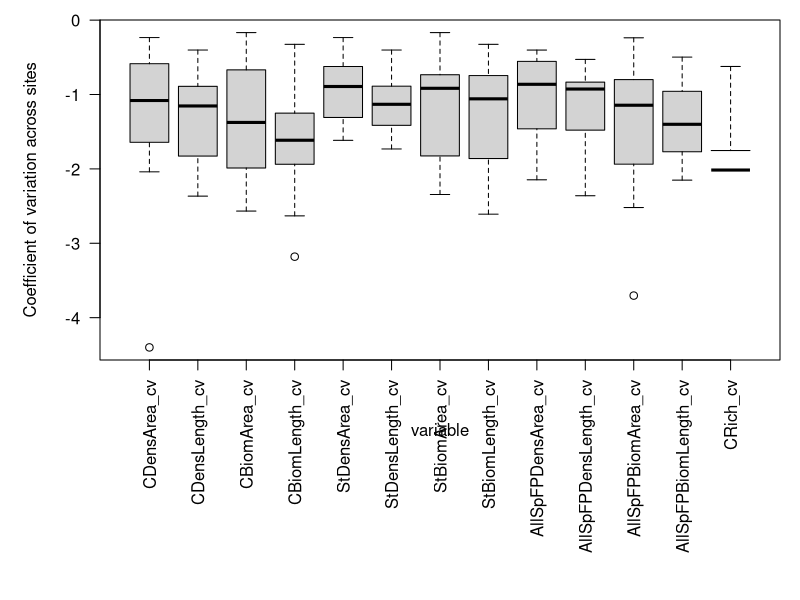
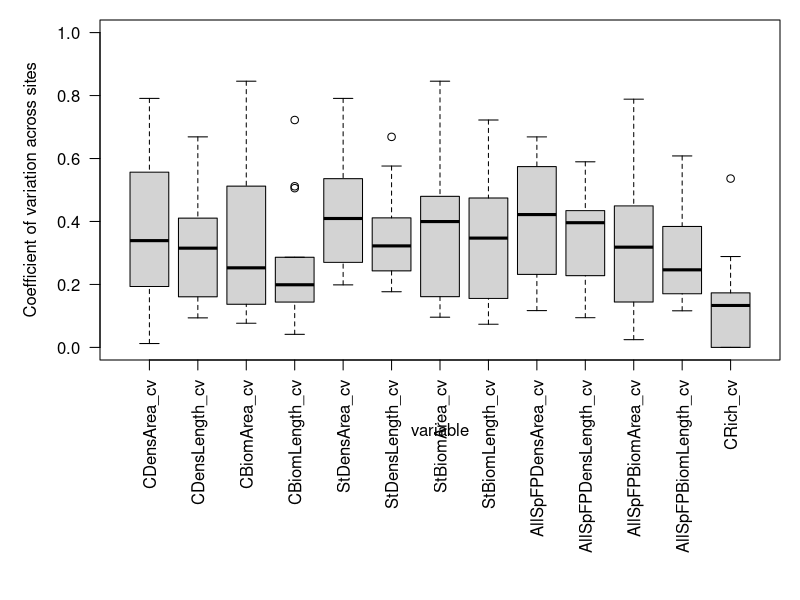
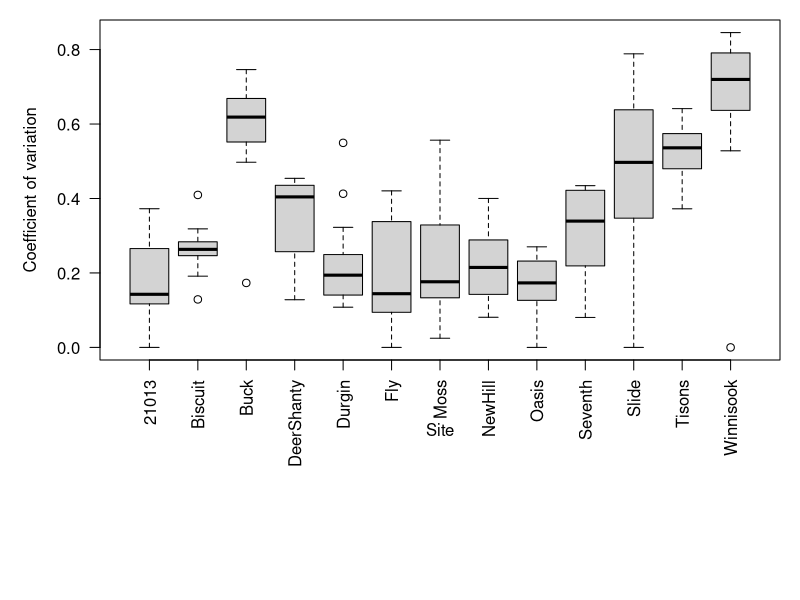
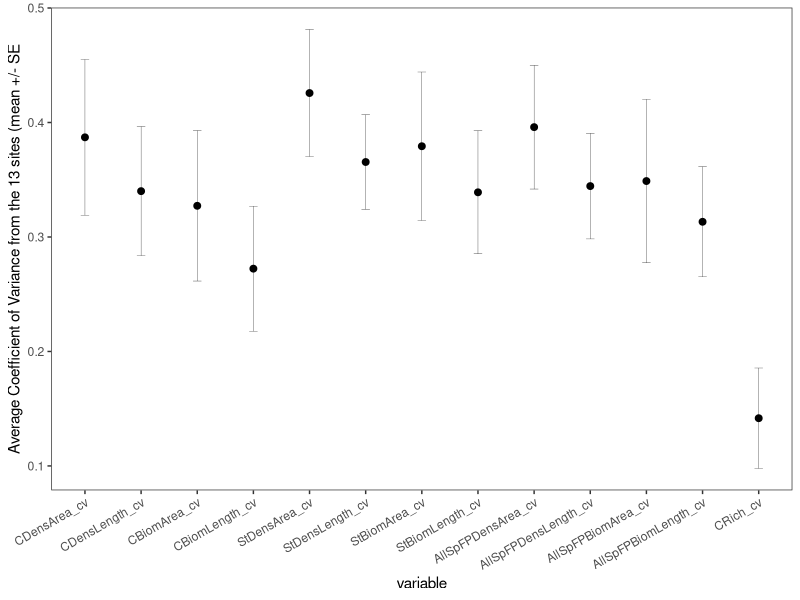
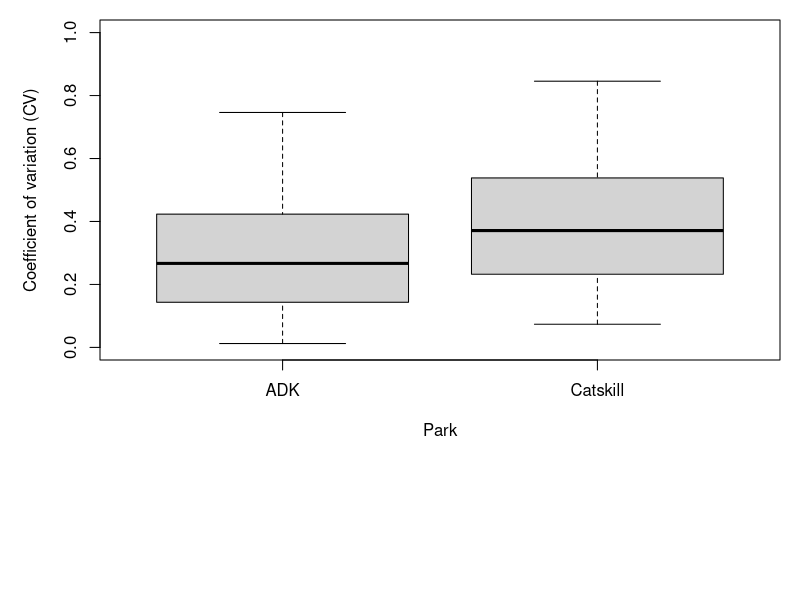
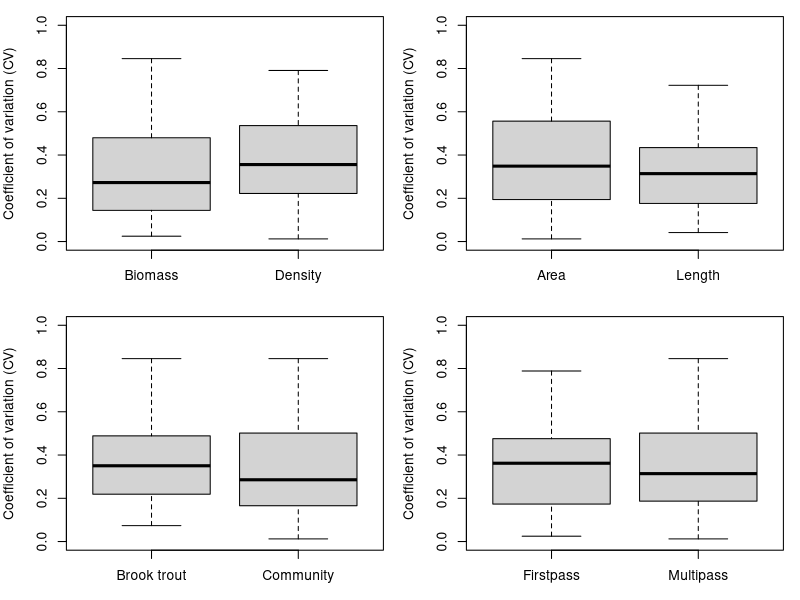
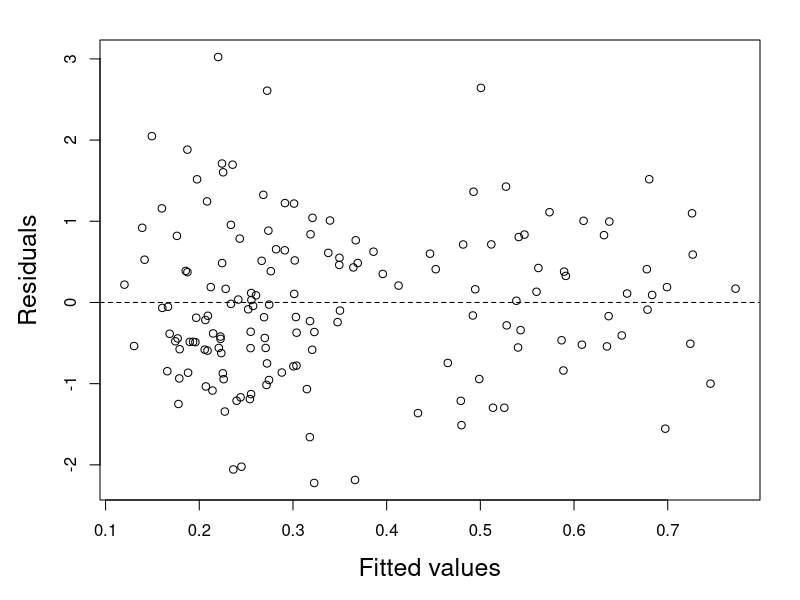
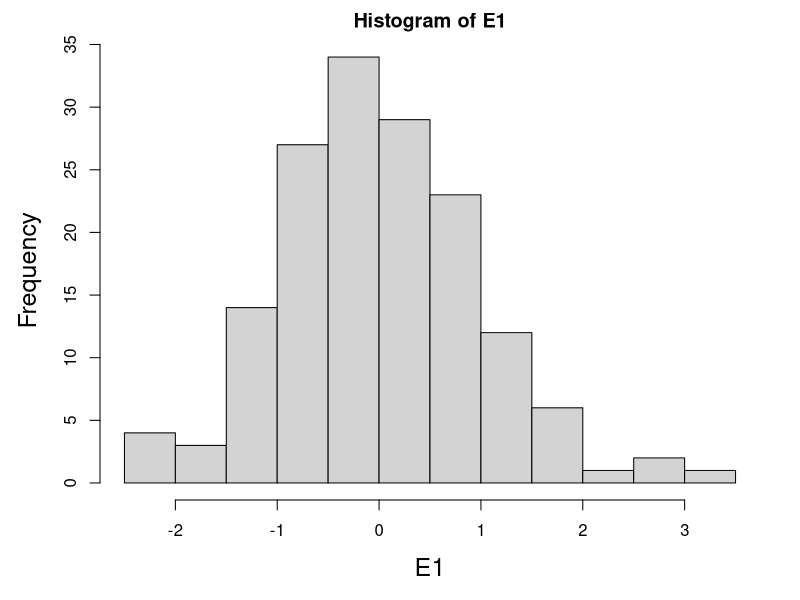

Here is the R script that generated these plots, in order: (Note: this script raises an error after producing the figures.)
# Required packages -----

# The following packages must be installed before
# this script can be run:
libraries = c(
  'akima',
  'ggplot2',
  'lme4',
  'lmerTest',
  'plyr',
  'reshape',
  'nlme'
  )

lapply(libraries, require, character.only = TRUE)

# Function declaration -----
# . summarySE -----
# This code was adapted from SG's Honnedaga Inverts graphing script
# Helper function from http://www.cookbook-r.com/Graphs/Plotting_means_and_error_bars_(ggplot2)/
# to produce summary stats (including SEs) for the dataset
  summarySE <- function(data=NULL,
                        measurevar,
                        groupvars=NULL,
                        na.rm=FALSE,
                        conf.interval=.95,
                        .drop=TRUE) {
    
    # New version of length which can handle NA's:
    # if na.rm==T, don't count them
    length2 <- function (x, na.rm=FALSE) {
      if (na.rm) sum(!is.na(x))
      else       length(x)
    }
    
    # This does the summary. For each group's
    # data frame, return a vector with
    # N, mean, and sd
    datac <- plyr::ddply(.data = data,
                         .variables = groupvars,
                         .drop=.drop,
                         .fun = function(xx, col) {
                           c(N    = length2(xx[[col]], na.rm=na.rm),
                             mean = mean   (xx[[col]], na.rm=na.rm),
                             sd   = sd     (xx[[col]], na.rm=na.rm)
                           )
                         },
                         measurevar
          )
    
    # Rename the "mean" column    
      datac <- rename(datac, c("mean" = measurevar))
    # Calculate standard error of the mean
    datac$se <- datac$sd / sqrt(datac$N)  
    
    # Confidence interval multiplier for standard error
    # Calculate t-statistic for confidence interval: 
    # e.g., if conf.interval is .95, use .975 (above/below), and use df=N-1
      ciMult <- qt(conf.interval/2 + .5, datac$N-1)
      datac$ci <- datac$se * ciMult
    
    return(datac)
  }


# Data prep -----

# ** STOP **
# Set a working directory if not in an R project or
# if you haven't set one yet.
  #setwd("C:/NYBackup/Fish/Neversink&ADK_TempVariability_2016")


# . Data manipulation -----
# Read in the data
  streamdata <- read.csv("TempVarDataForR_3-1-18.csv")

# Tabulate number of samples from each site
  table(streamdata$Site)

# Create new variables with shorter names
# Make a list of column names to replace
  oldnames <- c(
                'Community.density..No.0.1ha..by.area',
                'Community.biomass..g.0.1ha..by.area',
                'ST.Density..No.0.1.ha..by.area',
                'ST.Biomass..g.0.1.ha..by.area',
                'First.Pass.All.Species.density..No.0.1ha..by.area',
                'First.Pass.All.Species.Biomass..g.0.1ha..by.area',
                'Community.density..No..100.m..by.length',
                'Community.biomass..g.100.m..by.length',
                'brook.trout.Density..No.100m..by.length',
                'brook.trout.Biomass..g.100m..by.length',
                'First.Pass.All.Species.density..No.100m..by.length',
                'First.Pass.All.Species.Biomass..g.100.m..by.length',
                'Community.richness'
                )
  
# Make a list of names to use as newnamess
  newnames <- c(
                  'CDensArea',
                  'CBiomArea',
                  'StDensArea',
                  'StBiomArea',
                  'AllSpFPDensArea',
                  'AllSpFPBiomArea',
                  'CDensLength',
                  'CBiomLength',
                  'StDensLength',
                  'StBiomLength',
                  'AllSpFPDensLength',
                  'AllSpFPBiomLength',
                  'CRich'
                  )
  
  
# Replace the long column names with the shorter version
  names(streamdata)[names(streamdata) %in% oldnames] <- newnames

# Make a new dataframe with just the first few columns and the 
# columns that got new names
  TempVar <- 
    data.frame(
      streamdata[ , c(1:3,
                      which(names(streamdata) %in% newnames)
                      )])
  
  
# . Summary statistics -----
# Use the summarySE function sourced in 'functions.R' to 
# calculate standard deviation, standard error of the mean,
# and a (default 95%) confidence interval

# Pre-allocate memory
  out = vector(mode='list', length = ncol(TempVar)-3)
  
# Loop through the desired columns and put results in list
  for(i in 4:ncol(TempVar)){
    
    # Set up a temporary dataframe to pass to summarySE
      var <- TempVar[ , c(2:3, i)]
    
    # Calculate summary stats for the selected variable
      mids <-  summarySE(
               var, 
               assign('measurevar', names(var)[3]),
               groupvars = c('Site') 
               )

    # Assign name to list element based on the variable of interest
      names(out)[i-3] <- paste('Sum_', names(TempVar)[i])
    
    # Save the dataframe to the corresponding list element
      out[[i-3]] <- mids
      
    # Give the dataframe some names
      names(out[[i-3]]) <- c('Site', 'N', names(mids)[3],
                             paste0(
                               names(var)[3], 
                               '_',
                               names(mids)[4:ncol(mids)]
                             ))
  } # i

# Calculate the coefficient of variation (cv) for each dataframe in the list
# and add it as a column. Probably a better way to do this with
# mapply or lapply functions
  for(i in 1:length(out)){
    out[[i]]$cv = out[[i]][,4]/out[[i]][,3]
    names(out[[i]])[names(out[[i]])=='cv'] <- paste0(
      names(out[[i]])[3],
      '_cv'
    )
  }

# Merge all dataframes in list through a
# series of left joins on 'Site' and 'N' 
### DSS: can't figure out how to do this without
### loading dplyr here.
  library(dplyr)
  comps = out %>% Reduce(
    function(dtf1,dtf2) left_join(dtf1, dtf2,by=c("Site", "N")), .
    )
  detach("package:dplyr", unload=TRUE)

# Extract CVs for each metric with Site
  CVshort_unorg = comps[ , c(1, grep('_cv', names(comps)))]
  
# Reorder columns to produce a more interpretable graph (and to compare to graph I made with original script to see if new script had errors)  
  CVshort <- CVshort_unorg[c(1, 2, 8, 3, 9, 4, 10, 5, 11, 6, 12, 7, 13, 14)]
  
# . Data screening -----  
# Restructure data to long form for 
# graphing (put all data in one column)
  CVs <- reshape::melt(CVshort, id=c("Site"))

# Boxplot showing log-transformed CVs by metric across sites
  par(mar=c(12,5,1,1))
  boxplot(log(value) ~ variable,
          data = CVs,
          ylab = "Coefficient of variation across sites", las=2)

  # Boxplot showing untransformed CVs by metric across sites
    par(mar=c(12,5,1,1))
    boxplot(value ~ variable,
            data = CVs, ylim=c(0,1),
            ylab = "Coefficient of variation across sites", las=2)  
    
  # Boxplot showing CVs by site across metrics
    boxplot(value ~ Site,
            data = CVs,
            ylab = "Coefficient of variation", las=2)
  
# Produces summary statistics for the CVs for each metric 
# across sites
  Sum_CVs <- summarySE(CVs,
                       measurevar="value",
                       groupvars=c("variable"))

# Plot of mean CV (+/- 1SE) for each metric across sites
  ggplot2::ggplot(
    Sum_CVs,aes(x=variable, y=value)) +
    geom_errorbar(aes(ymin=value-se, ymax=value+se),
                  width=.15, size=0.1) + 
    geom_point(size=2) + 
    ylab("Average Coefficient of Variance from the 13 sites (mean +/- SE") +
    theme_bw() + 
    theme(panel.grid.major = element_blank(),
          panel.grid.minor = element_blank(), #remove gridlines
          axis.text.x = element_text(angle = 30, hjust = 1)) #rotate text angle

  
# Mixed model to analyze CV -----
# . Data read and screening -----
  # Read in new CSV file with 4 factor columns added to
  # the exported file above, note that this file excludes richness
  CVs_Cat <- read.csv("CVs_categories_3-2-18.csv")
  
  #Add column for "Park" to denote an Adirondack or Catskill site - will be useful later for diagnostics
  CVs_Cat$Park <- c('ADK', 'Catskill', 'ADK', 'Catskill', 'ADK', 'ADK', 'ADK', 'Catskill', 'Catskill', 'ADK', 'Catskill','Catskill','Catskill')
  
  #Create a boxplot to show how CV differs between Adirondack and Catskill sites
  boxplot(CV ~ Park, data = CVs_Cat, ylim=c(0,1), ylab = "Coefficient of variation (CV)")

  #Create series of boxplots looking at CVs across the 4 factors
  par(mfrow = c(2, 2), mar = c(3, 4, 1, 1))
  boxplot(CV ~ DensBiom,data = CVs_Cat, ylim=c(0,1), ylab = "Coefficient of variation (CV)")
  boxplot(CV ~ LengthArea,data = CVs_Cat, ylim=c(0,1), ylab = "Coefficient of variation (CV)")
  boxplot(CV ~ CommunitySt,data = CVs_Cat, ylim=c(0,1), ylab = "Coefficient of variation (CV)")
  boxplot(CV ~ MultipassFirstPass,data = CVs_Cat, ylim=c(0,1), ylab = "Coefficient of variation (CV)")
  

# . Model -----  
# Mixed model to assess the effect of 4 factors (types of metrics) on CV
  M1 <- lme(CV ~ DensBiom + LengthArea + CommunitySt + MultipassFirstPass,
            random =~ 1 | Site, data=CVs_Cat)
  summary(M1)
  
  # Plot residuals versus fitted values to look for heterogeniety (cone shape)
    E1 <- resid(M1, type = "n")
    F1 <- fitted(M1)
    par(mfrow = c(1, 1), mar = c(5, 5, 2, 2), cex.lab = 1.5)
    plot(x = F1, 
         y = E1, 
         xlab = "Fitted values", 
         ylab = "Residuals")
    abline(h = 0, lty = 2, col = 1)
    
  # Histogram of residuals to look for non-normality.
    hist(E1)
    
  # Plot residuals by site, if we had individual boxes way above or below mean 
  # we would have a problem. If all similar then it means the random effect did its job
    par(mfrow = c(1, 1), mar = c(5, 5, 2, 2), cex.lab = 1.5)
    boxplot(E1 ~ Site, data = CVs_Cat, las=2)
    abline(h = 0)
  
  # Plot residuals by ADKs or Catskills.
    par(mfrow = c(1, 1), mar = c(5, 5, 2, 2), cex.lab = 1.5)
    boxplot(E1 ~ Park, data = CVs_Cat, las=2)
    abline(h = 0)
    
    
    
# Power analysis -----
# . Descriptive statistics for observed data -----
    
# Define metric of interest and save to var    
  var='CBiomLength'

# Create a new column in the TempVar df to hold the metric
# of interest. This "new" column can be used responsively
# in the data summary below
  TempVar$var = TempVar[[var]]
    
# Summarize sampling means and sds for each factor level
# of interest on the log scale. We use the log scale here
# to avoid simulating negative values for positive-
# definitive metrics. **NOTE**: Need to see if we can make this one
# responsive, so we just need to specify the variable at the
# start of the script.
  sites = ddply(TempVar,
                'Site',
                summarize,
                mu = mean(log(var)),
                sd = sd(log(var))
                )

# Set aside the site and column of interest in a new
# dataframe that also contains the baseline vs future
# grouping variable.
  obs = data.frame(TempVar[ , c('Site', 'var')],
                   group=0
                   )  
  
# Calculate grand mean and sd in case it is needed later on
  grand = c(mean(log(TempVar$var)), sd(log(TempVar$var)))
  
  
# . Simulation settings & inputs -----
# Decide which sample sizes to work with for each site during
# future sampling
  n = seq(1, 100, 5)
  
# Decide which effect size you are interested in as a percent
# difference in estimated means between baseline and future sample
  delta = c(0.05, 0.10, 0.15, 0.20, 0.25, 0.30)
### Potential bug with the seq fxn. When I try to define
### delta as seq(0, 0.30, 0.05), R cannot see that some
### of the elements are equal to 0.15 (all other values 
### are totally fine). This behavior carries through for
### any object created from the original, as well!
  
# Number of runs for the simulation
  nruns = 1000
    
  
# . Memory pre-allocation for simulation output -----   
# Vector to hold sample sizes used for each run
  N = vector(mode='numeric', length=nruns)    
  
# Vector to effect size
  d = vector(mode='numeric', length=nruns)  
  
# Vector to hold p-values from lmer
  p = vector(mode='numeric', length=nruns)   
    
    
# . Simulation ----- 
# Set up a progress bar
  pb <- txtProgressBar(min = 0, max = nruns, style=3, char="><> ")

# Run the simulation
  for(i in 1:nruns){  
  
  # Choose sample size
    simN = sample(n, 1, replace=TRUE)
    
  # Choose effect size (difference you want to detect) based on
  # values of delta
    eff = sample(delta, 1, replace=TRUE)
    
  # Pre-allocate memory for output
    # List to hold random samples
      samps = vector(mode='list', length=length(unique(sites$Site)))
      names(samps) = unique(sites$Site)

  # Randomly sample response based on groups, and add in the 
  # difference between sampling periods. These data will 
  # represent a sample in the future, and will be compared to 
  # the data collected 2012-2017. The direction of the change
  # is irrelevant to the power analysis, but in this case we
  # expect the response to increase due to recovery from 
  # acidification. We sample from a log normal to avoid 
  # drawing negative values from a positive definitive variable.
    for(t in 1:length(samps)){
      samps[[t]] = rlnorm(simN, mean=(sites$mu[t]), sd=sites$sd[t]) + eff*(exp(sites$mu[t])) 
    }
  
  # Make a dataframe holding sites and simulated response
    # Compile samples
      prep = do.call(rbind, samps)
      
    # Convert to long form for lmer and add a group var
      molten = data.frame(melt(prep)[ , c(1,3)], group=1)
      names(molten) = names(obs)
      
  # Sanity check to make sure the simulated data (boxes) line
  # up with our observed means. To use this code, you need to
  # change the value of delta to 0 or understand that the
  # blue dots should be delta% different than the median line
  # in the boxplots on average.
    # boxplot(var~Site, data=molten)
    # points(exp(sites$mu), pch=21, col='blue', bg='blue')
  
  # Combine the simulated data with the observed data
    combo = rbind(obs, molten)
      
  # Fit a linear mixed model to test for differences between
  # the baseline data (2012-2017) compared to future data
    test = lmer(var~group+(1|Site), data=combo)
    
  # Store the p-value for the group effect to see if the 
  # sample resulted in rejection of the null hypothesis that
  # there is no difference between sampling periods assuming
  # a Type-I error rate (alpha) of 0.05
    p[i] = c(summary(test)$coefficients["group", "Pr(>|t|)"])
    
  # Fill in any of the objects that haven't been filled in above
    N[i] = simN
    d[i] = eff
    
  # System time out for progress bar update
    Sys.sleep(0.0001)
    setTxtProgressBar(pb, i)
    
  }    
  
# Close the progress meter
  close(pb)


# . Results -----   
# Gather results into a single dataframe
  res = data.frame(N, d, p)
  
# Create an indicator for whether or not null hypothesis
# was rejected. Initialize with a zero, replace successes
# with a 1
  res$ind = 0
  res$ind[res$p<0.05] = 1
  
# Create another column that can be used to count the number
# of reps for each combination of N and d. Initialize to one so 
# we can sum them up.
  res$totes = 1
 
# Calculate the percent of tests that resulted in a successful
# rejection for each combination of N and d
  outs = ddply(res,
               c('N', 'd'),
               summarize,
               success=sum(ind)/sum(totes)
               )
  
# Contour plot of p-value by N and delta
  # Now, we will make a new dataframe that will retain three
  # columns from our data.
  	persp.test = data.frame(x=res$N,	y=res$d,	z=res$p)

  # Order the data frame
  	persp.test = persp.test[with(persp.test, order(x, y)), ]

  # Interpolate z across x and y
  	im = with(persp.test,
  	          interp(x, y, z, duplicate='mean', nx=50, ny=50)
  	          )

  # Make the contour plot
      par(mar=c(5, 5.2, 1, 10))
    # filled.contour is the function that actually makes the contour plot
  	  filled.contour(
  	    im$x,                                 # The variable to be displayed on the x-axis
  	    im$y,                                 # The variable to be displayed on the y-axis
  	    im$z,                                 # The response variable you wish to plot
  	    levels=seq(0,.5,.05),
  	    col=rev(grey.colors(11)),             # Could also choose 'terrain.colors' or 'topo.colors'. If you want the ramp to go the other way, just delete the 'rev'. Note that you will need to change the 20 in parentheses to match the number of levels that you actually have or want to display.
  	    main = '',                            # I don't like in-figure titles. You can add one, though. You will, however, need to change the 'mar' argument in the call to par above.
  	    ylim=c(min(im$y), max(im$y)),         # Set max and min of y-axis to your data range
  	    xlim=c(min(im$x), max(im$x)),         # Set max and min of x-axis to your data range
  	    xlab="Number of samples",             # Change the words in the quotes to change the x-axis label
  	    cex.lab=1.5,                          # This makes the labels 1.5x larger than default
  	    plot.axes = {                         # This argument tells R to print the axes, but increas the size
  	      contour(                            # This is the line that adds the contour lines
  	        im$x,                             # The variable to be displayed on the x-axis
  	        im$y,                             # The variable to be displayed on the y-axis
  	        im$z,                             # The response variable you wish to plot
  	        levels=seq(0,.5,.05),             # This number needs to match the one in 'col' on line 102
  	        drawlabels = FALSE,               # The labels are really ugly
  	        col = c(rep(rgb(0,0,0, alpha=0.05), 1),
  	                'black', rep(rgb(0,0,0, alpha=0), 10)),
  	        lwd = c(1,2,rep(1, 10)),
  	        lty = c(1,2,rep(1, 10)),
  	        add = TRUE                        # Add the lines to the current plot
  	      );                                  # Close the call to the contour line function
  	      axis(1, cex.axis=1.25);             # X axis tick marks & tick labels
  	      axis(2, cex.axis=1.25)              # Y axis tick marks & tick labels
  	    }                                     # Close the argument plot.axes
  	  )                                       # Close the call to filled.contour
  	# Finally, add a label for the y-axis
      mtext(side = 2, "Effect size", line=4, cex.lab=1.5, cex=1.5)
      mtext(side=4, "P-value",
            line=7.5, cex=1.25)  
      
# Contour plot of power by N and delta
  # Now, we will make a new dataframe that will retain three
  # columns from our data.
  	persp.test = data.frame(x=outs$N,	y=outs$d,	z=outs$success)

  # Order the data frame
  	persp.test = persp.test[with(persp.test, order(x, y)), ]

  # Interpolate z across x and y
  	im = with(persp.test,
  	          interp(x, y, z, duplicate='mean', nx=10, ny=10)
  	          )

  # Make the contour plot
      par(mar=c(5, 5.2, 1, 10))
    # filled.contour is the function that actually makes the contour plot
  	  filled.contour(
  	    im$x,                                 # The variable to be displayed on the x-axis
  	    im$y,                                 # The variable to be displayed on the y-axis
  	    im$z,                                 # The response variable you wish to plot
  	    levels=seq(0,1,.05),
  	    col=rev(gray.colors(21)),             # Could also choose 'terrain.colors' or 'topo.colors'. If you want the ramp to go the other way, just delete the 'rev'. Note that you will need to change the 20 in parentheses to match the number of levels that you actually have or want to display.
  	    main = '',                            # I don't like in-figure titles. You can add one, though. You will, however, need to change the 'mar' argument in the call to par above.
  	    ylim=c(min(im$y), max(im$y)),         # Set max and min of y-axis to your data range
  	    xlim=c(min(im$x), max(im$x)),         # Set max and min of x-axis to your data range
  	    xlab="Number of samples",             # Change the words in the quotes to change the x-axis label
  	    cex.lab=1.5,                          # This makes the labels 1.5x larger than default
  	    plot.axes = {                         # This argument tells R to print the axes, but increas the size
  	      contour(                            # This is the line that adds the contour lines
  	        im$x,                             # The variable to be displayed on the x-axis
  	        im$y,                             # The variable to be displayed on the y-axis
  	        im$z,                             # The response variable you wish to plot
  	        levels=seq(0,1,.05),              # This number needs to match the one in 'col' on line 102
  	        drawlabels = FALSE,               # The labels are really ugly
  	        col = c(rep(rgb(0,0,0, alpha=0.05), 16),'black', rep(rgb(0,0,0, alpha=0), 10)),
  	        lwd = c(rep(1, 16),2,rep(1, 10)),
  	        lty = c(rep(1, 16),2,rep(1, 10)),
  	        add = TRUE                        # Add the lines to the current plot
  	      );                                  # Close the call to the contour line function
  	      axis(1, cex.axis=1.25);             # X axis tick marks & tick labels
  	      axis(2, cex.axis=1.25)              # Y axis tick marks & tick labels
  	    }                                     # Close the argument plot.axes
  	  )                                       # Close the call to filled.contour
  	# Finally, add a label for the y-axis
      mtext(side = 2, "Effect size", line=4, cex.lab=1.5, cex=1.5)
      mtext(side=4, expression(paste("Power (1 - ", beta, ")")),
            line=8, cex=1.25)        
      
